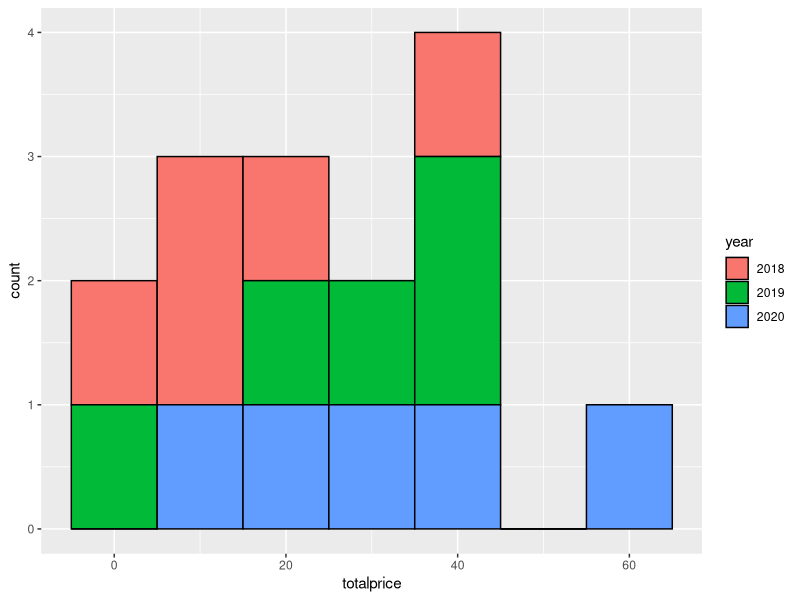

R code for this plot:
## ---- chunk 1
library(tidyverse)
## ---- chunk 2
untidy_data <- read_csv("data/untidy_data.csv", show_col_types = FALSE)
tidy_data <- read_csv("data/tidy_data.csv", show_col_types = FALSE)
## ---- chunk 3
tidy_data %>%
  group_by(customer_id) %>%
  summarise(
    total_items = sum(items),
    total_price = sum(totalprice)
  )
## ---- chunk 4
# select just the customer ID and 3 total price columns
wide_totalprice <- select(
  .data = untidy_data,
  customer_id, 
  `2018` = totalprice_2018,
  `2019` = totalprice_2019,
  `2020` = totalprice_2020
)
## ---- chunk 5
long_totalprice <- pivot_longer(
  data = wide_totalprice,
  cols = `2018`:`2020`,
  names_to = "year",
  values_to = "totalprice")




## ---- chunk 6
ggplot(long_totalprice, aes(x = totalprice, fill = year)) +
  geom_histogram(binwidth = 10, color = "black")
## ---- chunk 7
long_totalprice <- pivot_longer(
  data = wide_totalprice, 
  cols = `2018`:`2020`, # columns to make long 
  names_to = "year", # new column name for headers
  values_to = "totalprice" # new column name for values
)
## ---- chunk 8
wide_by_customer <- pivot_wider(
  data = long_totalprice,
  id_cols = year, # identifying column(s)
  names_from = customer_id, # the new column names
  names_prefix = "C_", # prefix for new column names
  values_from = totalprice # the new column values
)
## ---- chunk 9
longer_data <- pivot_longer(
  data = untidy_data, 
  cols = itemsprice_2018:totalprice_2020, # columns to make long 
  names_to = c("category", "year"), # new column names for cols
  names_sep = "_", # how to split cols into new columns
  # names_pattern = "(.*)_(.*)", # alternative to names_sep
  values_to = "value", # new column name for values
  
  # make sure new columns are the right data type
  names_transform = list(year = as.integer),
  values_transform = list(value = as.character) 
)
## ---- chunk 10
wider_data <- pivot_wider(
  data = longer_data,
  id_cols = c(customer_id, year),
  names_from = category,
  values_from = value
)
## ---- chunk 11
split_data <- separate(
  data = wider_data, 
  col = itemsprice, # the column to split
  into = c("items", "price_per_item"), # the new columns to create
  sep = " ", # split col by space
  remove = TRUE, # whether to remove to old col
  convert = TRUE # whether to fix the data type of the new columns
)
## ---- chunk 12
mutated_data <- mutate(
  .data = split_data,
  price_per_item = stringr::str_replace_all(
    string = price_per_item, 
    pattern = "[()]", 
    replacement = ""
  )
)
## ---- chunk 13
# check the data types
glimpse(mutated_data)
## ---- chunk 14
tidy_data <- type_convert(
  df = mutated_data,
  trim_ws = TRUE # removes spaces before and after values
)

# check the data types
glimpse(tidy_data)
## ---- chunk 15
untidy_data <- read_csv("data/untidy_data.csv", 
                        show_col_types = FALSE)

longer_data <- pivot_longer(
  data = untidy_data,
  cols = itemsprice_2018:totalprice_2020,
  names_to = c("category", "year"),
  names_sep = "_", 
  values_to = "value", 
  names_transform = list(year = as.integer),
  values_transform = list(value = as.character) 
) 

wider_data <- pivot_wider(
  data = longer_data,
  id_cols = c(customer_id, year),
  names_from = category,
  values_from = value
)

split_data <- separate(
  data = wider_data,
  col = itemsprice,
  into = c("items", "price_per_item"),
  sep = " ", 
  remove = TRUE, 
  convert = TRUE
) 

mutated_data <- mutate(
  .data = split_data,
  price_per_item = stringr::str_replace_all(
    string = price_per_item, 
    pattern = "[()]", 
    replacement = ""
  )
) 

tidy_data <- type_convert(
  df = mutated_data,
  trim_ws = TRUE
)
## ---- chunk 16
tidy_data <- read_csv(file = "data/untidy_data.csv",
                      show_col_types = FALSE) %>%
  pivot_longer(
    cols = itemsprice_2018:totalprice_2020,
    names_to = c("category", "year"),
    names_sep = "_", 
    values_to = "value", 
    names_transform = list(year = as.integer),
    values_transform = list(value = as.character) 
  ) %>%
  pivot_wider(
    id_cols = c(customer_id, year),
    names_from = category,
    values_from = value
  ) %>%
  separate(
    col = itemsprice,
    into = c("items", "price_per_item"),
    sep = " ", 
    remove = TRUE, 
    convert = TRUE
  ) %>%
  mutate(
    price_per_item = stringr::str_replace_all(
      string = price_per_item, 
      pattern = "[()]", 
      replacement = ""
    )
  ) %>%
  type_convert(
    trim_ws = TRUE
  )
